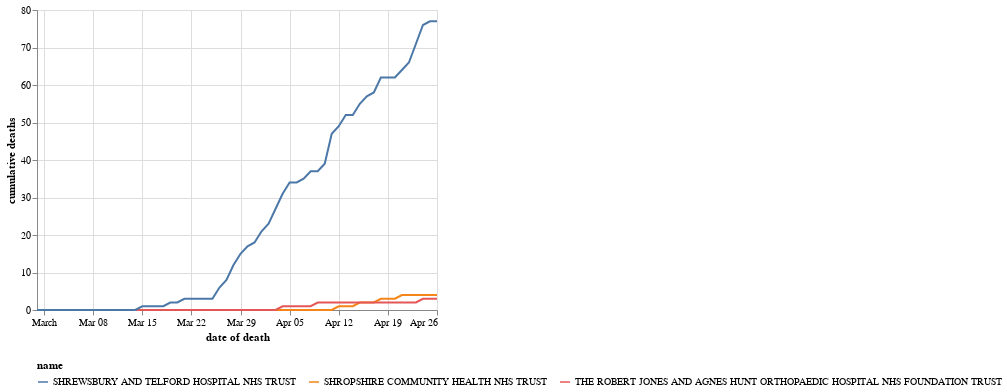

Notebook cell for this chart:
### Markdown cell above
### Cumulative by trust

### Code cell
chart_dodds = chart_doddbt.copy()
chart_dodds = chart_dodds[chart_dodds.code.isin(trustcodes_shropshirestar)]
alt.Chart(chart_dodds).mark_line().encode(
    x='date of death',
    y='cumulative deaths',
    color='name'
).configure_legend(labelLimit=0,orient='bottom')

### Figure 1 — Vega-Lite specification as saved in the notebook (floating-point values rounded to 4 significant figures; data arrays with more than 128 entries replaced by an {"elided": "..."} marker saying what was removed)
{"config": {"view": {"continuousWidth": 400, "continuousHeight": 300}, "legend": {"labelLimit": 0, "orient": "bottom"}}, "data": {"name": "data-f7ddae2ee67d531bc91354e822ad3a5e"}, "mark": "line", "encoding": {"color": {"type": "nominal", "field": "name"}, "x": {"type": "temporal", "field": "date of death"}, "y": {"type": "quantitative", "field": "cumulative deaths"}}, "$schema": "https://vega.github.io/schema/vega-lite/v4.8.1.json", "datasets": {"data-f7ddae2ee67d531bc91354e822ad3a5e": {"elided": "174 records"}}}
